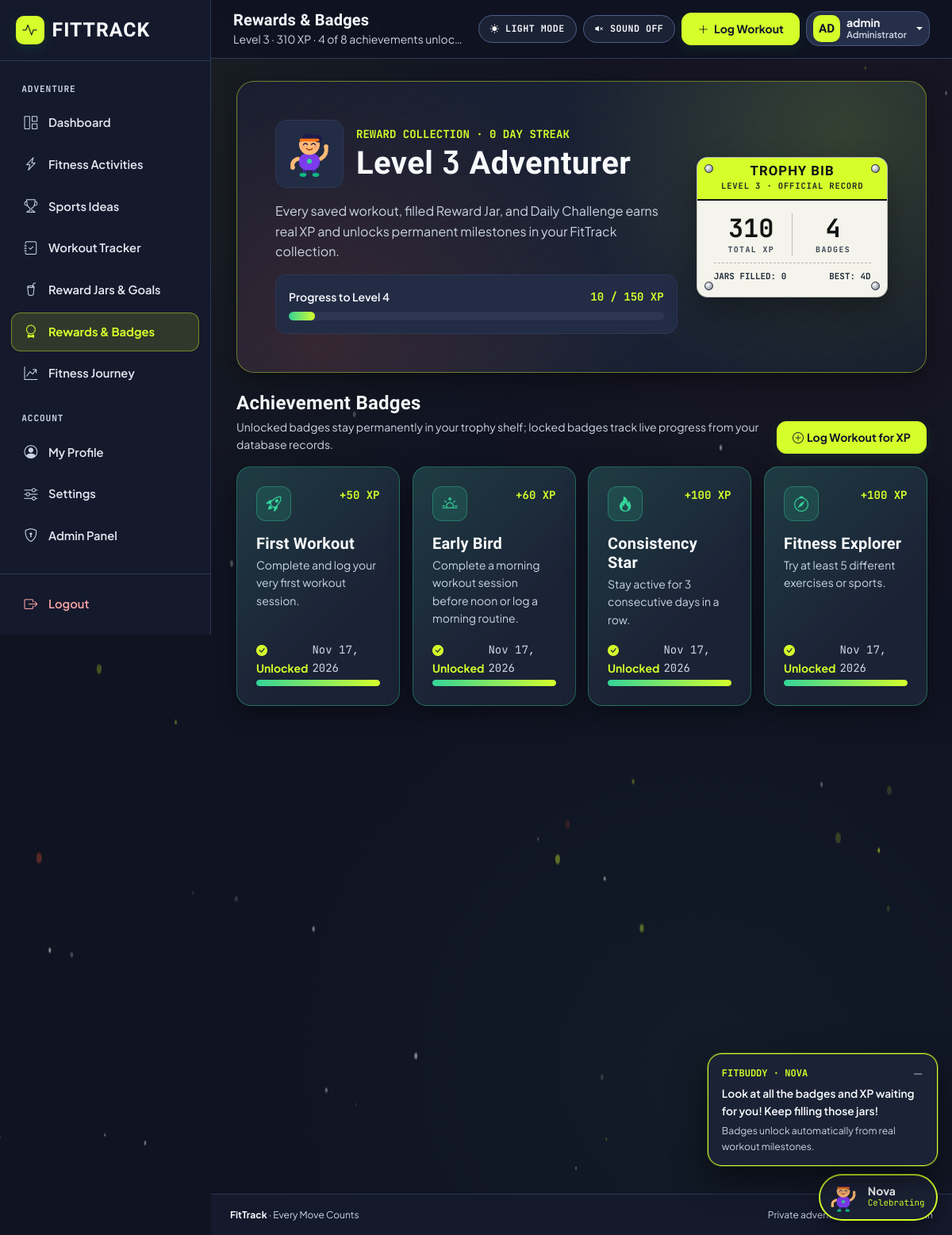
/rewards/ (signed in), run on the app's committed database.
### fitness/models.py (models this page shows, shortened)
class UserProfile(models.Model):
    GENDER_CHOICES = [
        ("", "Prefer not to say"),
        ("Female", "Female"),
        ("Male", "Male"),
        ("Non-binary", "Non-binary"),
        ("Other", "Other"),
    ]
    FITNESS_LEVEL_CHOICES = [
        ("Beginner", "Beginner"),
        ("Intermediate", "Intermediate"),
        ("Advanced", "Advanced"),
    ]
    PRIMARY_GOAL_CHOICES = [
        ("Weight Management", "Weight Management"),
        ("Muscle Building", "Muscle Building"),
        ("Improve Stamina", "Improve Stamina"),
        ("General Fitness", "General Fitness"),
        ("Flexibility", "Flexibility"),
    ]
    ENVIRONMENT_CHOICES = [
        ("Home", "Home"),
        ("Gym", "Gym"),
        ("Outdoor", "Outdoor"),
        ("Sports", "Sports"),
    ]
    COMPANION_FEMALE = "female"
    COMPANION_MALE = "male"
    COMPANION_CHOICES = [
        (COMPANION_FEMALE, "Nova · Energetic Coach (Female Buddy)"),
        (COMPANION_MALE, "Atlas · Cheerful Trainer (Male Buddy)"),
    ]
    user = models.OneToOneField(
        User, on_delete=models.CASCADE, related_name="profile"
    )
    age = models.PositiveIntegerField(
        null=True,
        blank=True,
        validators=[MinValueValidator(10), MaxValueValidator(110)],
    )
    gender = models.CharField(max_length=25, blank=True, choices=GENDER_CHOICES)
    fitness_level = models.CharField(
        max_length=20, choices=FITNESS_LEVEL_CHOICES, default="Beginner"
    )
    primary_goal = models.CharField(
        max_length=40, choices=PRIMARY_GOAL_CHOICES, default="General Fitness"
    )
    preferred_environment = models.CharField(
        max_length=20, choices=ENVIRONMENT_CHOICES, default="Outdoor"
    )
    companion_choice = models.CharField(
        max_length=16, choices=COMPANION_CHOICES, default=COMPANION_FEMALE
    )
    tutorial_completed = models.BooleanField(default=False)
    profile_completed = models.BooleanField(default=False)
    created_at = models.DateTimeField(auto_now_add=True)
    updated_at = models.DateTimeField(auto_now=True)
    class Meta:
        verbose_name = "User Profile"
        verbose_name_plural = "User Profiles"
    def display_name(self) -> str:
        full_name = (self.user.get_full_name() or "").strip()
        return full_name if full_name else self.user.username
    def initials(self) -> str:
        name = self.display_name()
        parts = [p for p in name.split() if p]
        if len(parts) >= 2:
            return (parts[0][0] + parts[-1][0]).upper()
        return name[:2].upper()

class Achievement(models.Model):
    slug = models.SlugField(max_length=64, unique=True)
    title = models.CharField(max_length=120)
    description = models.TextField()
    category = models.CharField(max_length=40, default="Milestone")
    icon_name = models.CharField(max_length=60, default="bi-award")
    badge_color = models.CharField(max_length=20, default="purple")
    metric_key = models.CharField(max_length=50)
    target_value = models.PositiveIntegerField(default=1)
    reward_xp = models.PositiveIntegerField(default=50)
    display_order = models.PositiveIntegerField(default=1)
    class Meta:
        ordering = ["display_order", "id"]
        verbose_name = "Achievement"
        verbose_name_plural = "Achievements"

class UserAchievement(models.Model):
    user = models.ForeignKey(
        User, on_delete=models.CASCADE, related_name="user_achievements"
    )
    achievement = models.ForeignKey(
        Achievement, on_delete=models.CASCADE, related_name="unlocks"
    )
    unlocked_at = models.DateTimeField(auto_now_add=True)
    notified = models.BooleanField(default=False)
    class Meta:
        ordering = ["-unlocked_at"]
        constraints = [
            models.UniqueConstraint(
                fields=["user", "achievement"],
                name="unique_user_achievement",
            )
        ]
        verbose_name = "User Achievement"
        verbose_name_plural = "User Achievements"

### fitness/views.py (the view)
# urls.py: path("rewards/", views.rewards_view, name="rewards"),
@never_cache
@login_required
def rewards_view(request):
    profile = get_or_create_profile(request.user)
    today = timezone.localdate()
    pending_celebration = pop_celebration(
        request, user=request.user, reference_date=today
    )
    achievements_summary = get_achievements_with_progress(
        request.user, reference_date=today
    )
    streak_info = compute_user_streaks(request.user, reference_date=today)
    user_goals = FitnessGoal.objects.filter(user=request.user)
    earned_goal_rewards = []
    for goal in user_goals:
        progress = goal.get_progress_data(reference_date=today)
        if progress["is_completed"] or goal.celebrated_at is not None:
            earned_goal_rewards.append({"goal": goal, **progress})
    fitbuddy = get_fitbuddy_state(
        request.user, profile, streak_info=streak_info, page_key="rewards"
    )
    return render(
        request,
        "fitness/rewards.html",
        {
            "profile": profile,
            "fitbuddy": fitbuddy,
            "achievements_summary": achievements_summary,
            "earned_goal_rewards": earned_goal_rewards,
            "streak_info": streak_info,
            "pending_celebration": pending_celebration,
            "pending_celebration_json": json.dumps(pending_celebration)
            if pending_celebration
            else "null",
        },
    )

### templates/fitness/rewards.html (shortened to what this page needs)
{% extends "base_app.html" %}
{% block topbar_title %}Rewards &amp; Badges{% endblock %}
{% block topbar_subtitle %}Level {{ achievements_summary.adventurer_level }} &middot; {{ achievements_summary.total_xp }} XP &middot; {{ achievements_summary.unlocked_count }} of {{ achievements_summary.total_count }} achievements unlocked{% endblock %}
{% block content %}
<section class="adventure-hero p-4 p-lg-5 mb-4">
  <div class="row g-4 align-items-center position-relative" style="z-index: 2;">
    <div class="col-lg-8">
      <div class="d-flex align-items-center gap-3 mb-3">
        <div class="p-2 surface-inset">
        </div>
        <div>
          <div class="small fw-bold text-lime tabular-num text-uppercase">
            Reward Collection &middot; {{ streak_info.current_streak }} day streak
          </div>
          <h1 class="display-6 fw-bold text-ink-bright mb-0">
            Level <span class="tabular-num">{{ achievements_summary.adventurer_level }}</span> Adventurer
          </h1>
        </div>
      </div>
      <p class="text-ink-muted mb-3">
        Every saved workout, filled Reward Jar, and Daily Challenge earns real XP and unlocks permanent milestones in your FitTrack collection.
      </p>
      <div class="p-3 surface-inset">
        <div class="d-flex justify-content-between align-items-center small mb-2">
          <span class="fw-semibold text-ink-bright">Progress to Level {{ achievements_summary.adventurer_level|add:1 }}</span>
          <span class="tabular-num fw-bold text-lime">{{ achievements_summary.xp_into_level }} / 150 XP</span>
        </div>
        <div class="progress-track" style="height: 11px;">
          <div class="progress-fill h-100 completed" style="width: {{ achievements_summary.xp_percent }}%;"></div>
        </div>
      </div>
    </div>
    <div class="col-lg-4">
      <div class="race-bib-card race-bib-card-straight">
        <span class="bib-pin bib-pin-tl" aria-hidden="true"></span>
        <span class="bib-pin bib-pin-tr" aria-hidden="true"></span>
        <span class="bib-pin bib-pin-bl" aria-hidden="true"></span>
        <span class="bib-pin bib-pin-br" aria-hidden="true"></span>
        <div class="race-bib-header py-2">
          <div class="race-bib-brand" style="font-size: 1.05rem;">TROPHY BIB</div>
          <div class="race-bib-sub">LEVEL {{ achievements_summary.adventurer_level }} &middot; OFFICIAL RECORD</div>
        </div>
        <div class="race-bib-body">
          <div class="row g-2 text-center">
            <div class="col-6 border-end border-dark border-opacity-25">
              <div class="h2 fw-bold tabular-num mb-0" style="color: #111513;" data-countup="{{ achievements_summary.total_xp }}">{{ achievements_summary.total_xp }}</div>
              <div class="race-bib-caption" style="font-size: 0.62rem;">TOTAL XP</div>
            </div>
            <div class="col-6">
              <div class="h2 fw-bold tabular-num mb-0" style="color: #111513;" data-countup="{{ achievements_summary.unlocked_count }}">{{ achievements_summary.unlocked_count }}</div>
              <div class="race-bib-caption" style="font-size: 0.62rem;">BADGES</div>
            </div>
          </div>
          <div class="race-bib-footer mt-2 pt-2">
            <span>JARS FILLED: {{ earned_goal_rewards|length }}</span>
            <span>BEST: {{ streak_info.best_streak }}D</span>
          </div>
        </div>
      </div>
    </div>
  </div>
</section>
<section class="mb-4">
  <div class="d-flex flex-column flex-sm-row justify-content-between align-items-sm-end gap-2 mb-3">
    <div>
      <h2 class="h4 fw-bold mb-1">Achievement Badges</h2>
      <p class="small text-secondary mb-0">
        Unlocked badges stay permanently in your trophy shelf; locked badges track live progress from your database records.
      </p>
    </div>
    <a href="{% url 'fitness:workouts' %}#log-workout-form" class="btn btn-emerald btn-sm text-nowrap">
      <i class="bi bi-plus-circle me-1" aria-hidden="true"></i>Log Workout for XP
    </a>
  </div>
  <div class="row row-cols-1 row-cols-md-2 row-cols-xl-4 g-3">
    {% for item in achievements_summary.items %}
    <div class="col">
      <article class="p-4 h-100 d-flex flex-column justify-content-between surface-card-hover {% if item.is_unlocked %}surface-tint-mint{% else %}surface-card{% endif %}">
        <div>
          <div class="d-flex justify-content-between align-items-start gap-2 mb-3">
            <span class="{% if item.is_unlocked %}icon-tile{% else %}icon-tile-locked{% endif %}" aria-hidden="true">
              <i class="bi {{ item.achievement.icon_name }}"></i>
            </span>
            <span class="small fw-bold tabular-num {% if item.is_unlocked %}text-lime{% else %}text-ink-muted{% endif %}">
              +{{ item.achievement.reward_xp }} XP
            </span>
          </div>
          <h3 class="h5 fw-bold mb-1 text-ink-bright">{{ item.achievement.title }}</h3>
          <p class="small text-ink-muted mb-3">{{ item.achievement.description }}</p>
        </div>
        <div>
          <div class="d-flex justify-content-between align-items-center small mb-1">
            {% if item.is_unlocked %}
            <span class="fw-bold text-lime">
              <i class="bi bi-check-circle-fill me-1" aria-hidden="true"></i>Unlocked
            </span>
            <span class="text-ink-muted tabular-num">{{ item.unlocked_at|date:"M d, Y" }}</span>
            {% else %}
            <span class="fw-semibold text-ink-muted">Progress</span>
            <span class="tabular-num fw-bold text-ink-bright">{{ item.current_value }} / {{ item.target_value }}</span>
            {% endif %}
          </div>
          <div class="progress-track" style="height: 8px;">
            <div class="progress-fill h-100 {% if item.is_unlocked %}completed{% endif %}" style="width: {{ item.progress_percent }}%;"></div>
          </div>
        </div>
      </article>
    </div>
    {% endfor %}
  </div>
</section>
{% endblock %}

### templates/base_app.html (shortened to what this page needs)
{% load static %}
<!DOCTYPE html>
<html lang="en" data-theme="dark" data-bs-theme="dark">
  <head>
    <link
      href="https://cdn.jsdelivr.net/npm/bootstrap@5.3.3/dist/css/bootstrap.min.css"
      rel="stylesheet"
    />
    <link
      href="https://cdn.jsdelivr.net/npm/bootstrap-icons@1.11.3/font/bootstrap-icons.min.css"
      rel="stylesheet"
    />
    <link href="{% static 'css/style.css' %}?v=20261119-4" rel="stylesheet" />
  </head>
  <body>
    <div class="app-shell">
      <aside class="app-sidebar d-none d-lg-flex" aria-label="Sidebar">
        {% include "partials/sidebar_nav.html" %}
      </aside>
      <div class="app-main-column">
        <header class="app-topbar d-flex justify-content-between align-items-center gap-3">
          <div class="d-flex align-items-center gap-3 min-w-0">
            <div class="min-w-0">
              <div class="fw-bold text-ink-bright text-truncate font-display fs-5 lh-sm">
                {% block topbar_title %}Personal Fitness Adventure{% endblock %}
              </div>
              <div class="small text-ink-muted d-none d-sm-block text-truncate">
                {% block topbar_subtitle %}Every Move Counts &middot; Every Goal Unlocks Something{% endblock %}
              </div>
            </div>
          </div>
          <div class="d-flex align-items-center gap-2 flex-shrink-0">
            <button
              type="button"
              class="hud-pill-btn"
              data-theme-toggle
              aria-pressed="false"
              title="Switch between Dark Mode and Light Mode"
            >
              <i class="bi bi-sun-fill" aria-hidden="true"></i>
              <span class="d-none d-sm-inline" data-theme-label>LIGHT MODE</span>
            </button>
            <button
              type="button"
              class="hud-pill-btn d-none d-md-inline-flex"
              data-sound-toggle
              aria-pressed="false"
              title="Toggle kinetic track sound effects"
            >
              <i class="bi bi-volume-mute-fill" aria-hidden="true"></i>
              <span>SOUND OFF</span>
            </button>
            <a
              href="{% url 'fitness:workouts' %}#log-workout-form"
              class="btn btn-lime btn-sm text-nowrap"
            >
              <i class="bi bi-plus-lg me-1" aria-hidden="true"></i>
              <span class="d-none d-sm-inline">Log Workout</span>
            </a>
            <div class="dropdown">
              <button
                class="btn btn-navy d-flex align-items-center gap-2 px-2 py-1 rounded-4 dropdown-toggle"
                type="button"
                id="userProfileDropdown"
                data-bs-toggle="dropdown"
                aria-expanded="false"
              >
                <span class="avatar-circle" aria-hidden="true">
                  {% if profile %}{{ profile.initials }}{% else %}{{ request.user.username|slice:":2"|upper }}{% endif %}
                </span>
                <span class="d-none d-md-inline text-start">
                  <span class="d-block small fw-bold text-ink-bright lh-1">
                    {% if profile %}{{ profile.display_name }}{% else %}{{ request.user.username }}{% endif %}
                  </span>
                  <span class="d-block text-ink-muted" style="font-size: 0.72rem;">
                    {% if request.user.is_staff %}Administrator{% else %}Adventurer{% endif %}
                  </span>
                </span>
              </button>
            </div>
          </div>
        </header>
        <main class="app-content-area">
          {% block content %}{% endblock %}
        </main>
        <footer class="app-footer py-3 px-4 mt-auto">
          <div class="d-flex flex-column flex-sm-row justify-content-between align-items-center gap-2 small">
            <span><strong class="text-ink-bright">FitTrack</strong> &middot; Every Move Counts</span>
            <span>Private adventure workspace &middot; {{ request.user.username }}</span>
          </div>
        </footer>
      </div>
    </div>
    {% include "partials/fitbuddy_widget.html" %}
  </body>
</html>

### data on the page
UserProfile: initials "AD", display_name "admin"
Achievement: achievement.reward_xp "50", achievement "First Workout", achievement.description "Complete and log your very first workout session.", unlocked_at "Nov 17, 2026", {{ item.progress_percent }} 100 (drawn)
Achievement: achievement.reward_xp "60", achievement "Early Bird", achievement.description "Complete a morning workout session before noon or log a morning routine.", unlocked_at "Nov 17, 2026", {{ item.progress_percent }} 100 (drawn)
Achievement: achievement.reward_xp "100", achievement "Consistency Star", achievement.description "Stay active for 3 consecutive days in a row.", unlocked_at "Nov 17, 2026"
Achievement: achievement.reward_xp "100", achievement "Fitness Explorer", achievement.description "Try at least 5 different exercises or sports.", unlocked_at "Nov 17, 2026"

### other printed values
{{ achievements_summary.adventurer_level }} "3"
{{ achievements_summary.total_xp }} "310"
{{ achievements_summary.unlocked_count }} "4"
{{ achievements_summary.total_count }} "8"
{{ streak_info.current_streak }} "0"
{{ achievements_summary.adventurer_level|add:1 }} "4"
{{ achievements_summary.xp_into_level }} "10"
{{ earned_goal_rewards|length }} "0"
{{ streak_info.best_streak }} "4"
{{ fitbuddy.companion_name|upper }} "NOVA"
{{ fitbuddy.message }} "Look at all the badges and XP waiting for you! Keep filling those jars!"
{{ fitbuddy.sub_hint }} "Badges unlock automatically from real workout milestones."
{{ fitbuddy.companion_name }} "Nova"
